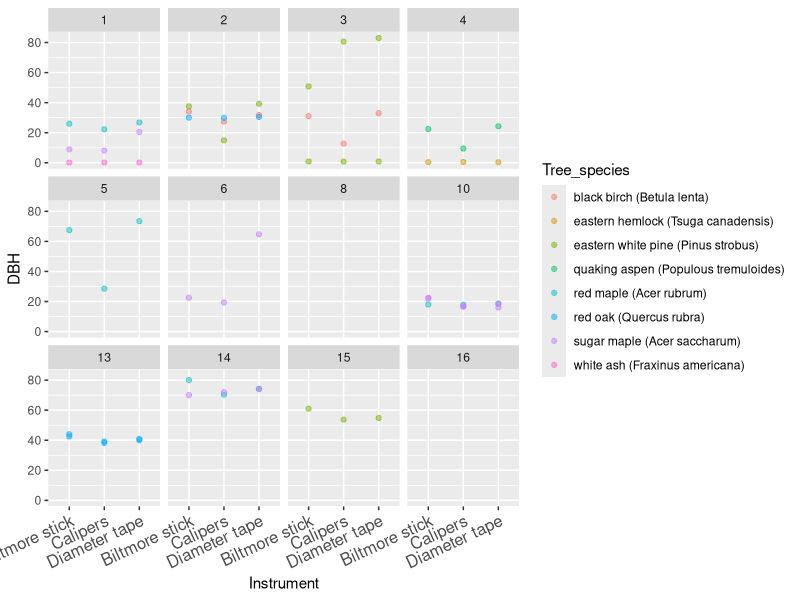
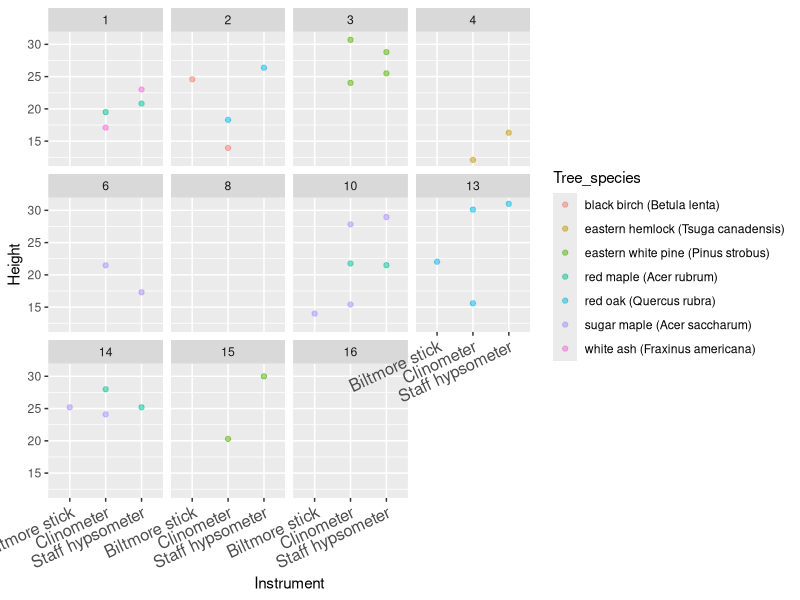

Write R code to recreate these figures, in order.
# Measuring Standing Trees: We will demonstrate how to use each instrument in the field. Before submitting your data to Canvas, remember to convert all measurements to metric. 

library("readxl")

wd <- getwd()
setwd(paste(wd,'/data/Exercise1', sep=""))

# There will be multiple files 
group1_data <- read_excel("Field Exercise 1 Datasheet.xlsx", sheet = "Exercise_1_Data")

# Example for how to merge all files
ex1 <- rbind( group1_data, group1_data, group1_data) # combine all groups into a single file:

# figures:
library( ggplot2)
setwd('/Users/sm3466/YSE Dropbox/Yale-Myers MODs/YMF MODs 2024/Materials related to general MODs/Data Insights/DataInsights2024/data/Exercise1')
test <- read.csv("exercise_1_data.csv" )

names(test)

library(ggplot2)
library(tidyverse)
test$Value <- as.numeric(test$Value)

test %>% filter(Variable == "DBH") %>%  ggplot(aes(x= Instrument, y=Value , col = Tree_species)) + geom_point(alpha=0.5) +
  theme(axis.text.x = element_text(angle=25, hjust = 1,
                                   size = 12)) + facet_wrap(facet = vars(Tree_number)) + ylab("DBH")
test %>% filter(Variable == "Height") %>%  ggplot(aes(x= Instrument, y=Value , col = Tree_species)) + geom_point(alpha=0.5) +
  theme(axis.text.x = element_text(angle=25, hjust = 1,
                                   size = 12)) + facet_wrap(facet = vars(Tree_number)) + ylab("Height")

